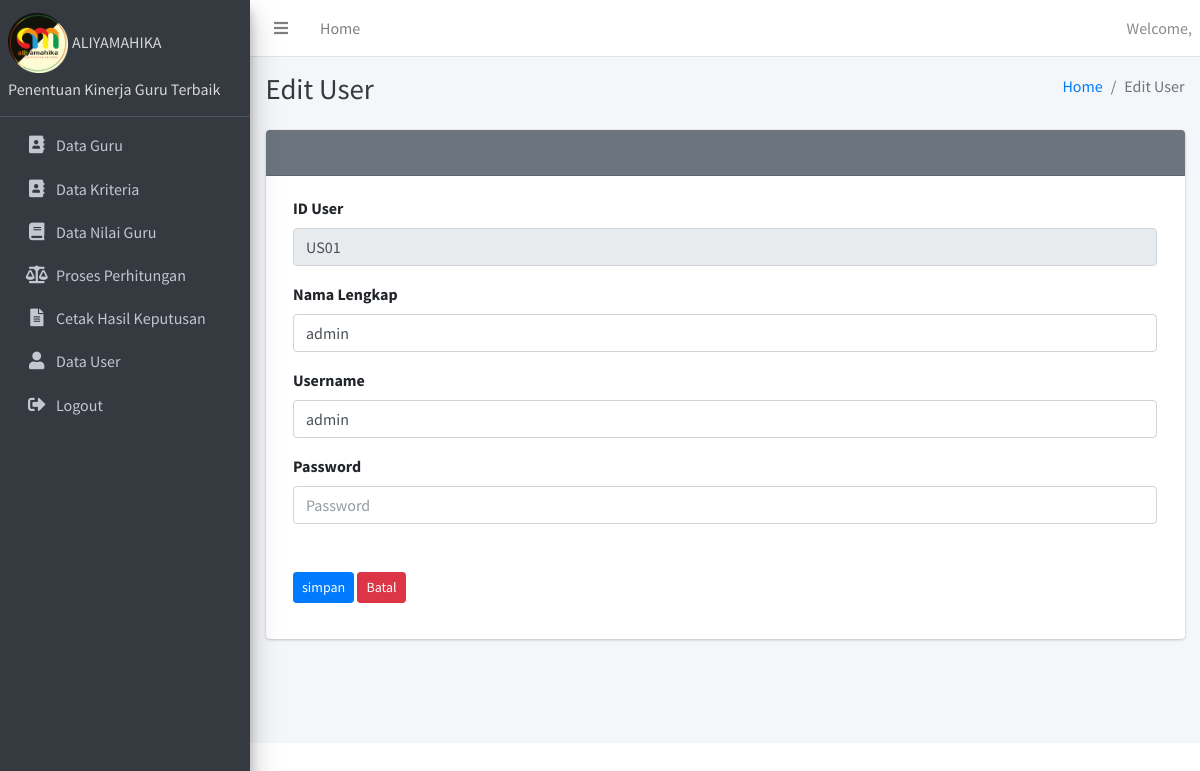
/dashboard.php?module=edit_user&id_user=US01, run on the app's committed database.
### tables this page shows
CREATE TABLE `user` (
  `id_user` varchar(10) NOT NULL,
  `nama` varchar(20) DEFAULT NULL,
  `username` varchar(50) DEFAULT NULL,
  `password` varchar(50) DEFAULT NULL
);

### modul/user/edit_user.php (the view, shortened to what this page needs)
<?php
$query = mysqli_query($koneksi, "SELECT * FROM user WHERE id_user='$_GET[id_user]'");
$row = mysqli_fetch_assoc($query);
?>
<div class="content-header">
  <div class="container-fluid">
    <div class="row mb-2">
      <div class="col-sm-6">
        <h1 class="m-0 text-dark">Edit User</h1>
      </div>
      <div class="col-sm-6">
        <ol class="breadcrumb float-sm-right">
          <li class="breadcrumb-item"><a href="?module=home">Home</a></li>
          <li class="breadcrumb-item active">Edit User</li>
        </ol>
      </div>
    </div>
  </div>
</div>
<section class="content">
      <div class="container-fluid">
      <div class="row">
        <div class="col-12">
			<div class="card card-secondary">
              	<div class="card-header">
                	<h3 class="card-title">&nbsp;</h3>
              			</div>
						<form class="form-horizontal" action="" method="post">
							<div class="card-body">
								<div class="form-group">
								<label class="col-sm-3 control-label">ID User</label>
								<div class="col-sm-12">
									<input type="text" name="nama" value="<?php echo $row['id_user'];?>" class="form-control" readonly="readonly">
								</div>
							</div>
							<div class="form-group">
								<label class="col-sm-3 control-label">Nama Lengkap</label>
								<div class="col-sm-12">
									<input type="text" name="nama" value="<?php echo $row['nama'];?>" class="form-control" placeholder="Nama Lengkap" required>
								</div>
							</div>
							<div class="form-group">
								<label class="col-sm-3 control-label">Username</label>
								<div class="col-sm-12">
									<input type="text" name="username" value="<?php echo $row['username'];?>" class="form-control" placeholder="Username" required>
								</div>
							</div>
							<div class="form-group">
								<label class="col-sm-3 control-label">Password</label>
								<div class="col-sm-12">
									<input type="password" name="password" class="form-control" placeholder="Password" required>
								</div>
							</div>
							<div class="form-group">
								<label class="col-sm-3 control-label">&nbsp;</label>
								<div class="col-sm-12">
									<input type="submit" name="ubah" class="btn btn-sm btn-primary" value="simpan">
									<a href="?module=data_user" class="btn btn-sm btn-danger">Batal</a>
								</div>
							</div>
						</div>
						</form>
					</div>
			</div>
		</div>
	</div>
</section>

### data on the page
user: nama "US01", nama "admin", username "admin"
